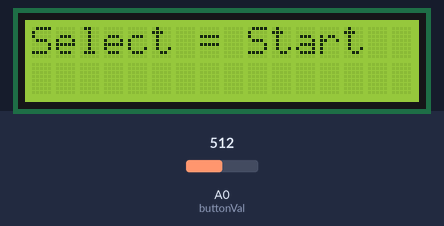
Bench run of a sketch on a simulated Arduino Uno, built with avr-gcc and run on an emulated ATmega328P. Shown: 16×2 character LCD. The inputs (shaded band) are chosen by the test bench; at power-on: A0 (buttonVal) = 512. What the sketch prints to the serial monitor is not drawn.

Above: at 1.2 s.
1.3 s: A0 (buttonVal) set to 582
2.8 s: A0 (buttonVal) set to 610
At 4.3 s:
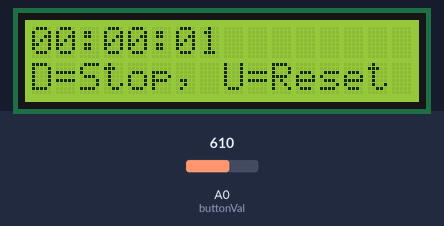
5.8 s: A0 (buttonVal) set to 413
8.0 s: A0 (buttonVal) set to 390
At 10.2 s:
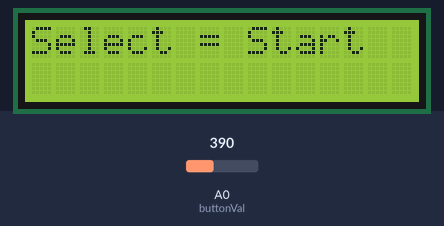
11.0 s: A0 (buttonVal) set to 716
At 11.8 s:
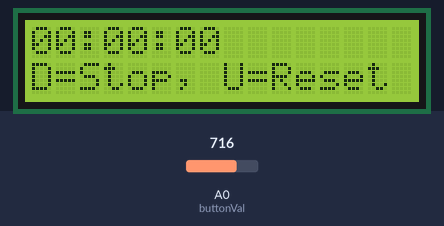
14.0 s: A0 (buttonVal) set to 306
At 15.9 s:
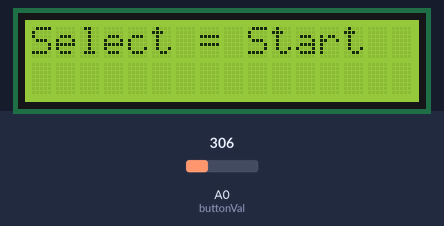
Timing chart, 0 to 17.4 s (numbered marks = the images above; inputs shaded):
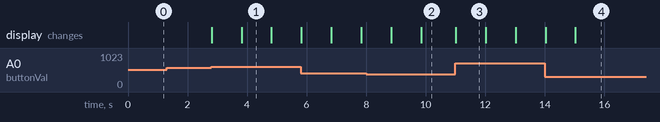

The sketch:

lcdclock.ino
```cpp
#include <LiquidCrystal.h>

const int rs = 8, en = 9, d4 = 4, d5 = 5, d6 = 6, d7 = 7;
LiquidCrystal lcd(rs, en, d4, d5, d6, d7);

#define buttonVal  0

void setup()
{
  Serial.begin(9600);
  lcd.begin(16, 2);
}

bool clockState = 0;

int timeS = 0, timeM = 0, timeH = 0;
// easily test values
//int timeS = 0, timeM = 59, timeH = 9;

// cheat sheet for the buttons
/*
if (analogRead(buttonVal) < 50 && analogRead(buttonVal) >= 0)   // right
if (analogRead(buttonVal) < 200 && analogRead(buttonVal) > 50)  // up
if (analogRead(buttonVal) < 400 && analogRead(buttonVal) > 200) // down
if (analogRead(buttonVal) < 600 && analogRead(buttonVal) > 400) // left
if (analogRead(buttonVal) < 800 && analogRead(buttonVal) > 600) // select
*/

void loop()
{
  lcd.setCursor(0, 0);
  lcd.print("Select = Start");

  if (analogRead(buttonVal) < 800 && analogRead(buttonVal) > 600)     // select
  {
    lcd.clear();
    timeS = 0;
    timeM = 0;
    timeH = 0;
    clockState = 1;
  }

  while (clockState == 1)
  {
    lcd.setCursor(0, 1);
    lcd.print("D=Stop, U=Reset");

    lcd.setCursor(0,0);

    if (timeH < 10)
      lcd.print("0");
    lcd.print(timeH);
    lcd.print(":");

    if (timeM < 10)
      lcd.print("0");
    lcd.print(timeM);
    lcd.print(":");

    if (timeS < 10)
      lcd.print("0");
    lcd.print(timeS);

    timeS++;

    if (timeS == 60)
    {
      timeS = 0;
      timeM++;

      if (timeM == 60)
      {
        timeM = 0;
        timeH++;

        if (timeH == 100)
        {
          timeS = 0;
          timeM = 0;
          timeH = 0;
        }
      }
    }

    if (analogRead(buttonVal) < 200 && analogRead(buttonVal) > 50)  // up
    {
      timeS = 0;
      timeM = 0;
      timeH = 0;
    }

    if (analogRead(buttonVal) < 400 && analogRead(buttonVal) > 200) // down
    {
      clockState = 0;
    }

    delay(1000);
    lcd.clear();
    Serial.println(analogRead(buttonVal));
    Serial.println(clockState);
  }
}
```

Measured:
- the behaviour switches between 600 and 601 on A0 (buttonVal) (found by bisection; images 0 and 1)
- the behaviour switches between 400 and 399 on A0 (buttonVal) (found by bisection; images 1 and 2)
- after the input at 1.3 s, every drawn part: stays the same
- after the input at 2.8 s, the display: first changes at once (image 1 shows a later state)
- after the input at 8.0 s, the display: first differs from a run without the input after 1.8 s (image 2 shows a later state)
- after the input at 11.0 s, the display: changes at once (image 3)
- after the input at 14.0 s, the display: first differs from a run without the input after 1.0 s (image 4 shows a later state)
- what the display in image 1 shows lasts 1.0 s, from 3.8 s to 4.8 s
